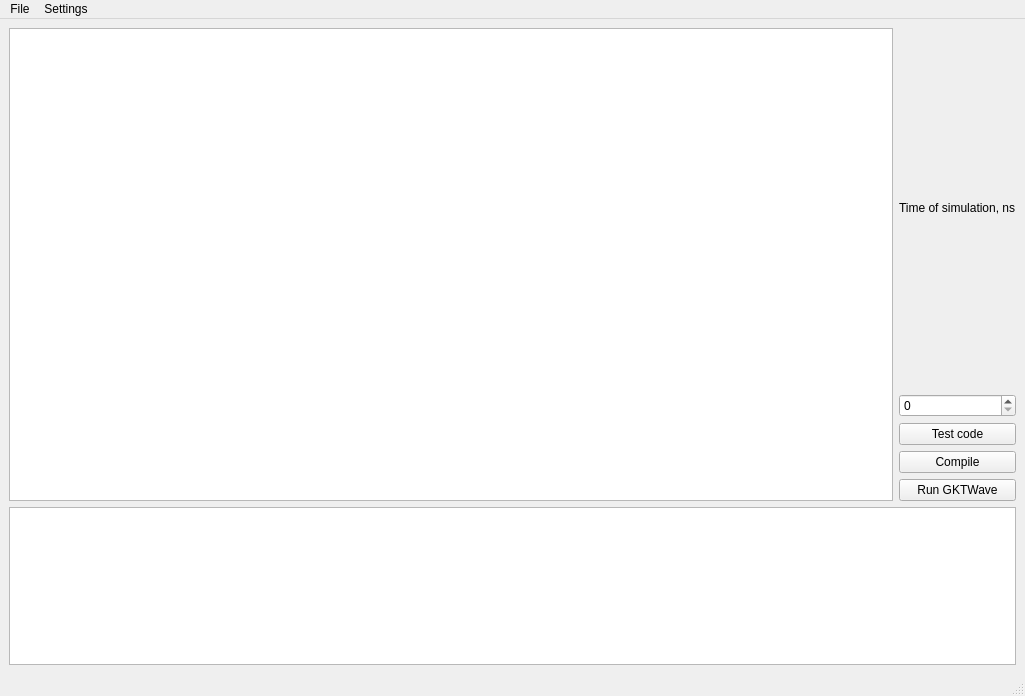
<?xml version="1.0" encoding="UTF-8"?>
<ui version="4.0">
 <class>MainWindow</class>
 <widget class="QMainWindow" name="MainWindow">
  <property name="geometry">
   <rect>
    <x>0</x>
    <y>0</y>
    <width>1025</width>
    <height>696</height>
   </rect>
  </property>
  <property name="windowTitle">
   <string>MainWindow</string>
  </property>
  <widget class="QWidget" name="centralwidget">
   <layout class="QVBoxLayout" name="verticalLayout_3">
    <item>
     <layout class="QVBoxLayout" name="verticalLayout_2" stretch="3,1">
      <item>
       <layout class="QHBoxLayout" name="horizontalLayout" stretch="3,0">
        <item>
         <widget class="QPlainTextEdit" name="codeEdit"/>
        </item>
        <item>
         <layout class="QVBoxLayout" name="verticalLayout">
          <item>
           <widget class="QLabel" name="label">
            <property name="text">
             <string>Time of simulation, ns</string>
            </property>
           </widget>
          </item>
          <item>
           <widget class="QSpinBox" name="spinBox">
            <property name="maximum">
             <number>100000</number>
            </property>
           </widget>
          </item>
          <item>
           <widget class="QPushButton" name="testButton">
            <property name="text">
             <string>Test code</string>
            </property>
           </widget>
          </item>
          <item>
           <widget class="QPushButton" name="compileButton">
            <property name="text">
             <string>Compile</string>
            </property>
           </widget>
          </item>
          <item>
           <widget class="QPushButton" name="runGKTWaveButton">
            <property name="text">
             <string>Run GKTWave</string>
            </property>
           </widget>
          </item>
         </layout>
        </item>
       </layout>
      </item>
      <item>
       <widget class="QTextEdit" name="consoleEdit"/>
      </item>
     </layout>
    </item>
   </layout>
  </widget>
  <widget class="QMenuBar" name="menubar">
   <property name="geometry">
    <rect>
     <x>0</x>
     <y>0</y>
     <width>1025</width>
     <height>21</height>
    </rect>
   </property>
   <widget class="QMenu" name="menuFile">
    <property name="title">
     <string>File</string>
    </property>
    <addaction name="actionNew"/>
    <addaction name="actionOpen"/>
    <addaction name="actionSave_as"/>
   </widget>
   <widget class="QMenu" name="menuSettings">
    <property name="title">
     <string>Settings</string>
    </property>
    <addaction name="actionSet_PATH"/>
   </widget>
   <addaction name="menuFile"/>
   <addaction name="menuSettings"/>
  </widget>
  <widget class="QStatusBar" name="statusbar"/>
  <action name="actionNew">
   <property name="text">
    <string>New</string>
   </property>
  </action>
  <action name="actionOpen">
   <property name="text">
    <string>Open</string>
   </property>
  </action>
  <action name="actionSave_as">
   <property name="text">
    <string>Save as...</string>
   </property>
  </action>
  <action name="actionSet_PATH">
   <property name="text">
    <string>Set PATH</string>
   </property>
  </action>
 </widget>
 <resources/>
 <connections/>
</ui>
